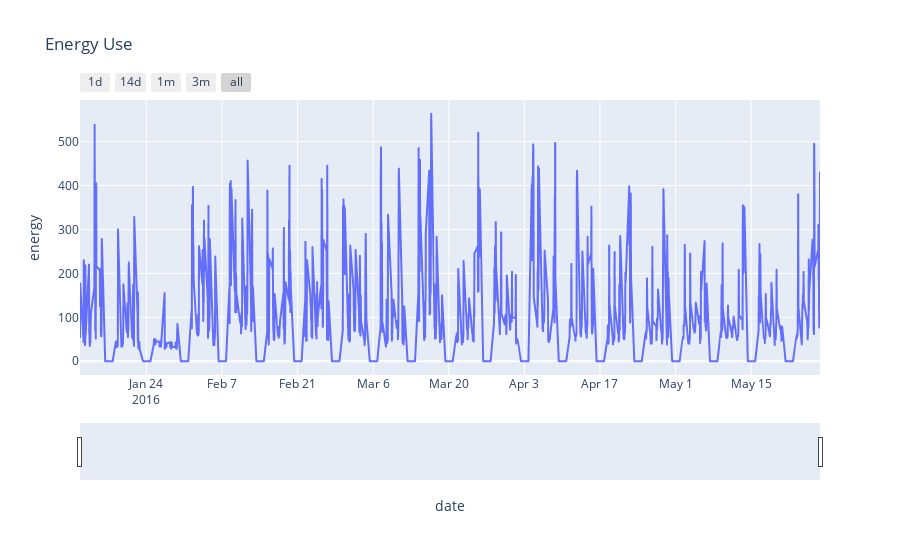

Notebook source saved alongside this figure:
### Code cell
fig = px.line(df, x='date', y='energy', hover_data=['day','temp'], title='Energy Use')

fig.update_xaxes(
    rangeslider_visible=True,
    rangeselector=dict(
        buttons=list([
            dict(count=1, label="1d", step="day", stepmode="backward"),
            dict(count=14, label="14d", step="day", stepmode="backward"),
            dict(count=1, label="1m", step="month", stepmode="backward"),
            dict(count=3, label="3m", step="month", stepmode="backward"),
            dict(step="all")
        ])
    )
)
fig.show()

### Figure 1 — Plotly figure (JSON) as saved in the notebook; plotly's stock layout.template omitted (floating-point values rounded to 4 significant figures; data arrays with more than 128 entries replaced by an {"elided": "..."} marker saying what was removed)
{"data": [{"customdata": {"elided": "1372x2 mixed values"}, "hovertemplate": "date=%{x}<br>energy=%{y}<br>day=%{customdata[0]}<br>temp=%{customdata[1]}<extra></extra>", "legendgroup": "", "line": {"color": "#636efa", "dash": "solid"}, "mode": "lines", "name": "", "showlegend": false, "type": "scattergl", "x": {"elided": "1372 str values"}, "xaxis": "x", "y": {"elided": "1372 float values"}, "yaxis": "y"}], "layout": {"legend": {"tracegroupgap": 0}, "title": {"text": "Energy Use"}, "xaxis": {"anchor": "y", "domain": [0, 1], "rangeselector": {"buttons": [{"count": 1, "label": "1d", "step": "day", "stepmode": "backward"}, {"count": 14, "label": "14d", "step": "day", "stepmode": "backward"}, {"count": 1, "label": "1m", "step": "month", "stepmode": "backward"}, {"count": 3, "label": "3m", "step": "month", "stepmode": "backward"}, {"step": "all"}]}, "rangeslider": {"visible": true}, "title": {"text": "date"}}, "yaxis": {"anchor": "x", "domain": [0, 1], "title": {"text": "energy"}}}}
